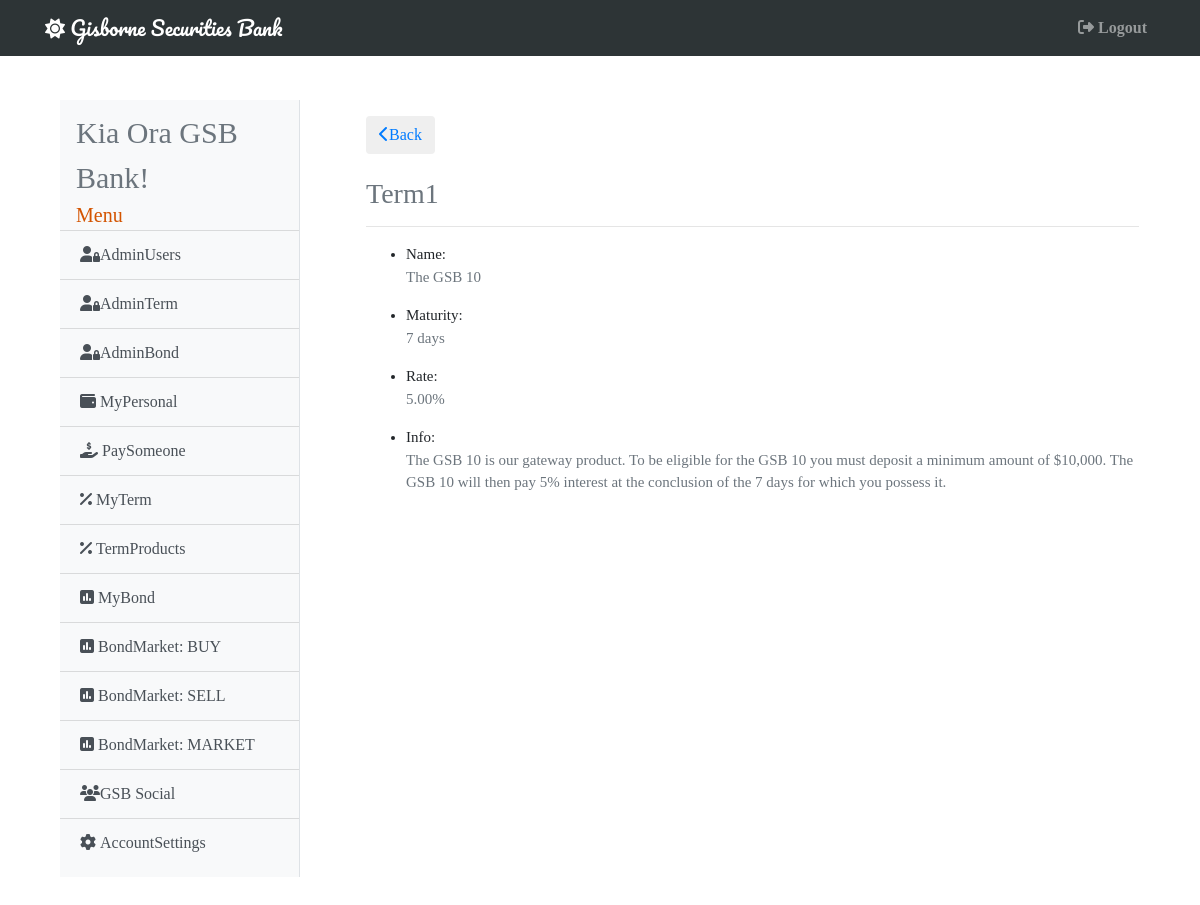
The page /product/1 (signed in) on the database its author committed.
### gsb/models.py (models this page shows, shortened)
class User(db.Model, UserMixin):
    id = db.Column(db.Integer, primary_key=True)
    username = db.Column(db.String(20), unique=True, nullable=False)
    email = db.Column(db.String(120), unique=True, nullable=False)
    password = db.Column(db.String(60), nullable=False)
    account = db.Column(db.BigInteger, unique=True, nullable=False)
    cash = db.Column(db.Numeric(20, 2), nullable=False)
    admin =  db.Column(db.Boolean, default=False, nullable=False)
    active =  db.Column(db.Boolean, default=False, nullable=False)
    market =  db.Column(db.Boolean, default=False, nullable=False)
    image = db.Column(db.Integer, default=1, nullable=False)
    inbox = db.Column(db.Integer, default=0, nullable=False)
    term = db.Column(db.Numeric(20, 2), nullable=False)
    bond = db.Column(db.Numeric(20, 2), nullable=False)
    total = db.Column(db.Numeric(20, 2), nullable=False)
    terms = db.relationship('Term', secondary="terms")
    bonds = db.relationship('Bond', secondary="bonds")
    buys = db.relationship('Bond', secondary="buys")
    sells = db.relationship('Bond', secondary="sells")
    receives = db.relationship('Receives', lazy='dynamic', backref='receiver')
    sends = db.relationship('Sends', lazy='dynamic', backref='sender')
    posts = db.relationship('Statuses', lazy='dynamic', backref='poster')
    messages = db.relationship('Messages', lazy='dynamic', backref='messager')

class Term(db.Model):
    id = db.Column(db.Integer, primary_key=True)
    name = db.Column(db.String(50), unique=True, nullable=False)
    maturity = db.Column(db.Integer, nullable=False)
    rate = db.Column(db.Numeric(4, 2), nullable=False)
    info = db.Column(db.String(300), nullable=False)

### gsb/term/routes.py (the view)
@term.route('/product/<int:term_id>')
@login_required
def product(term_id):
    product = Term.query.get_or_404(term_id)
    return render_template('terms/product.html', title=product.id, product=product)

### gsb/models.py (called while the page is built)
@login_manager.user_loader
def load_user(user_id):
    return User.query.get(int(user_id))

### gsb/templates/terms/product.html
{% extends 'base.html' %}
{% block content %}
<div class="card-body shadow-lg p-3 mb-5 bg-white rounded" style="font-size: 15px;">
    <button class="btn">
        <a href="{{ url_for('term.term_products') }}"><i class="fas fa-chevron-left"></i>Back</a>
    </button>
    <br>
    <br>
        <h3 class="text-muted">Term{{ product.id }}</h3>
        <hr>
            <ul>
                <li>Name: <p class="text-muted">{{ product.name }}</p></li>
                <li>Maturity: <p class="text-muted">{{ product.maturity }} days</p></li>
                <li>Rate: <p class="text-muted">{{ product.rate*100 }}%</p></li>
                <li>Info: <p class="text-muted">{{ product.info }}</p></li>
            </ul>
</div>
{% endblock %}

### gsb/templates/base.html (shortened to what this page needs)
<!DOCTYPE html>
<html>
<head>
    <link rel="stylesheet" href="https://maxcdn.bootstrapcdn.com/bootstrap/4.0.0/css/bootstrap.min.css">
</head>
{% if current_user.image == 1 %}
  <body style="background-image: url('https://upload.wikimedia.org/wikipedia/commons/4/4f/Gisborne_NZ_Sunrise_Waikanae_Beach.jpg');
              background-size: cover; font-family: 'Noto+Serif+SC', 'sans-serif';">
{% elif current_user.image == 2 %}
  <body style="background-image: url('https://upload.wikimedia.org/wikipedia/commons/f/fc/Gladstone_Road_in_Gisborne_02.jpg');
              background-size: cover; font-family: 'Noto+Serif+SC', 'sans-serif';">
{% elif current_user.image == 3 %}
  <body style="background-image: url('https://upload.wikimedia.org/wikipedia/commons/c/cb/Railway_Bridge_over_Turanganui_River%2C_Gisborne.jpg');
              background-size: cover; font-family: 'Noto+Serif+SC', 'sans-serif';">
{% endif %}
  <header class="site-header">
    {% if current_user.admin == True %}
      <nav class="navbar navbar-expand-md navbar-dark bg-steel fixed-top" style="max-width: vw100; background-color: #2d3436;">
    {% else %}
      <nav class="navbar navbar-expand-md navbar-dark bg-steel fixed-top" style="max-width: vw100; background-color: #d35400;">
    {% endif %}
      <div class="container">
        <a class="navbar-brand" style="font-family: 'Pacifico', 'sans-serif';" href="/"><i class="fas fa-sun"></i> Gisborne Securities Bank</a>
          <div class="navbar-nav">
            <a class="nav-item nav-link" href="{{ url_for('main.logout') }}"><b><i class="fas fa-sign-out-alt mr-1"></i>Logout</b></a>
          </div>
        </div>
    </nav>
  </header>
    <main role="main" class="container">
      <div class="row">
        <div class="col-md-3" style="padding-top: 100px; padding-left: 30px; padding-bottom: 30px;">
          <div class="bg-light border-right" id="sidebar-wrapper" style="padding-block: 10px;">
            <div class="sidebar-heading ml-3 text-muted" style="font-size: 30px;">Kia Ora {{ current_user.username }}!</div>
            <div class="sidebar-heading ml-3" style="font-size: 20px; color: #d35400;">Menu</div>
            <div class="list-group list-group-flush">
            {% if current_user.admin == True %}
              <a href="{{ url_for('admin.admin_users') }}" class="list-group-item list-group-item-action bg-light"><i class="fas fa-user-lock"></i>AdminUsers</a>
              <a href="{{ url_for('admin.admin_term') }}" class="list-group-item list-group-item-action bg-light"><i class="fas fa-user-lock"></i>AdminTerm</a>
              <a href="{{ url_for('admin.admin_bond') }}" class="list-group-item list-group-item-action bg-light"><i class="fas fa-user-lock"></i>AdminBond</a>
            {% endif %}
              <a href="{{ url_for('main.my_personal') }}" class="list-group-item list-group-item-action bg-light"><i class="fas fa-wallet mr-1"></i>MyPersonal</a>
              <a href="{{ url_for('main.pay_someone') }}" class="list-group-item list-group-item-action bg-light"><i class="fas fa-hand-holding-usd mr-1"></i>PaySomeone</a>
              <a href="{{ url_for('term.my_term')}}" class="list-group-item list-group-item-action bg-light"><i class="fas fa-percent mr-1"></i>MyTerm</a>
              <a href="{{ url_for('term.term_products') }}" class="list-group-item list-group-item-action bg-light"><i class="fas fa-percent mr-1"></i>TermProducts</a>
              <a href="{{ url_for('bond.my_bond') }}" class="list-group-item list-group-item-action bg-light"><i class="fas fa-poll mr-1"></i>MyBond</a>
              <a href="{{ url_for('bond.buy_bond') }}" class="list-group-item list-group-item-action bg-light"><i class="fas fa-poll mr-1"></i>BondMarket: BUY</a>
              <a href="{{ url_for('bond.sell_bond') }}" class="list-group-item list-group-item-action bg-light"><i class="fas fa-poll mr-1"></i>BondMarket: SELL</a>
              <a href="{{ url_for('bond.bond_market') }}" class="list-group-item list-group-item-action bg-light"><i class="fas fa-poll mr-1"></i>BondMarket: MARKET</a>
              <a href="{{ url_for('main.gsb_social')}}" class="list-group-item list-group-item-action bg-light"><i class="fas fa-users"></i>GSB Social</a>
              <a href="{{ url_for('main.account_settings') }}" class="list-group-item list-group-item-action bg-light"><i class="fas fa-cog mr-1"></i>AccountSettings</a>
            </div>
          </div>
        </div>
        <div class="col-md-9" style="padding-top: 100px; padding-left: 35px;">
          {% block content %}{% endblock %}
        </div>
        </div>
    </main>
</body>
</html>

### rows shown on the page
User: username "GSB Bank"
Term: id "1", name "The GSB 10", maturity "7", product.rate*100 "5.00", info "The GSB 10 is our gateway product. To be eligible for the GSB 10 you must deposit a minimum amount of $10,000. The GSB 10 will then pay 5% interest at the conclusion of the 7 days for which you possess it."
